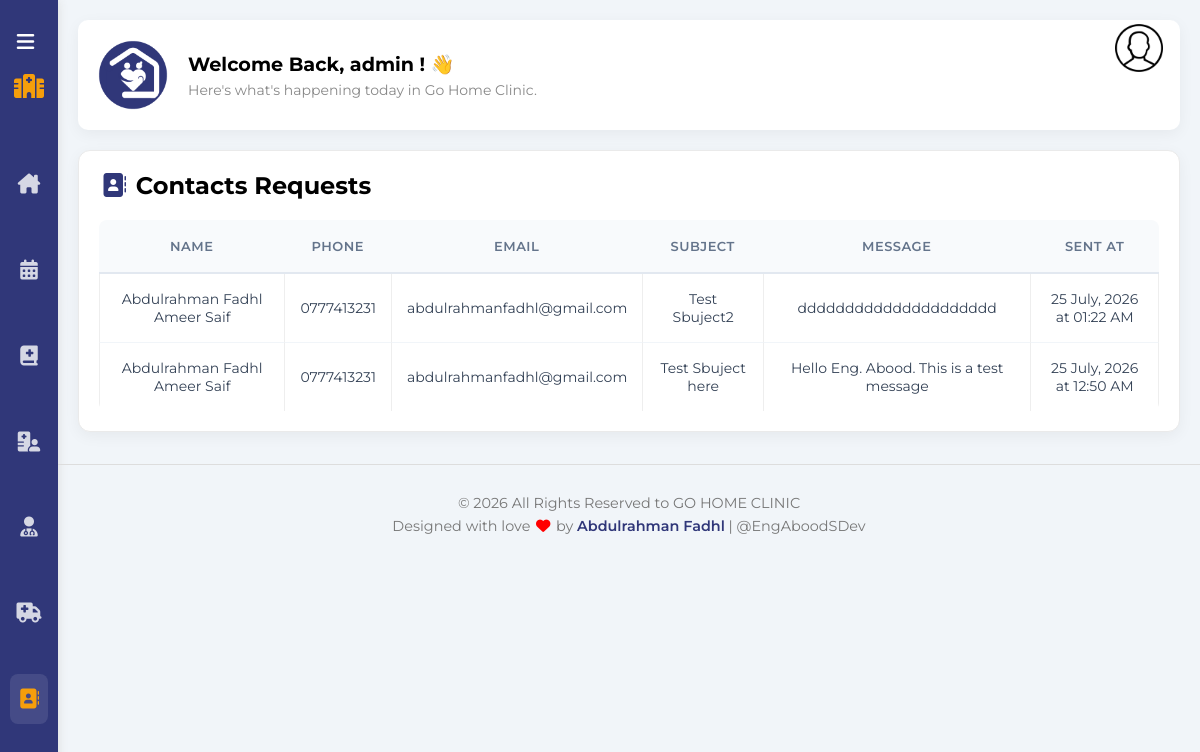
Screenshot of /Admin/adminContact.php (signed in) with the database file from the repository.
### tables this page shows
CREATE TABLE `contacts` (
  `id` bigint(20) NOT NULL,
  `name` varchar(100) NOT NULL,
  `phone` varchar(20) DEFAULT NULL,
  `email` varchar(500) NOT NULL,
  `subject` varchar(500) DEFAULT NULL,
  `message` text NOT NULL,
  `sent_at` timestamp NOT NULL DEFAULT current_timestamp()
);

### Admin/adminWebs.php (called while the page is built, shortened)
<?php
function currentAdminFname()
{
    return $_COOKIE['admin_fname'];
}
?>

### Admin/Admin.php (called while the page is built, shortened)
<?php
function getAllContacts(){
    $db = connectDB();
    $result = mysqli_query($db, "SELECT * FROM `contacts` ORDER BY `sent_at` DESC");
    $contacts = array();
    while ($row = mysqli_fetch_array($result)) {
        $contacts[] = $row;
    }
    return $contacts;
}
?>

### Admin/adminContact.php (the view, shortened to what this page needs)
<?php
require_once 'adminWebs.php';
require_once 'Admin.php';
$contacts = getAllContacts();
?>
<!DOCTYPE html>
<html lang="en">
<head>
    <link rel="stylesheet" href="../css/all.min.css" />
    <link rel="stylesheet" href="../css/framework.css">
    <link rel="stylesheet" href="../css/master.css">
</head>
<body>
    <div class="page d-flex">
        <div class="sidebar bg-white p-10 pt-20 pb-20  p-relative">
            <div class="toggle-btn" onclick="document.querySelector('.sidebar').classList.toggle('toggled')"
                style="cursor: pointer; text-align: right; color: white; margin-bottom: 20px; font-size: 20px;">
                <i class="fa-solid fa-bars"></i>
            </div>
            <div class="sidebar-title p-relative txt-c mt-0">
                <i class="fa-solid fa-hospital"></i>
            </div>
            <ul>
                <li>
                    <a class=" d-flex align-center fs-14 c-black rad-6 p-10" href="Dashboard.php">
                        <i class="fa-solid fa-house-chimney fa-fw"></i>
                    </a>
                </li>
                <li>
                    <a class="d-flex align-center fs-14 c-black rad-6 p-10" href="adminAbo.php">
                        <i class="fa-solid fa-calendar-days fa-fw"></i>
                    </a>
                </li>
                <li>
                    <a class="d-flex align-center fs-14 c-black rad-6 p-10" href="adminMed.php">
                        <i class="fa-solid fa-book-medical"></i>
                    </a>
                </li>
                <li>
                    <a class=" d-flex align-center fs-14 c-black rad-6 p-10" href="adminPat.php">
                        <i class="fa-solid fa-hospital-user fa-fw"></i>
                    </a>
                </li>
                <li>
                    <a class=" d-flex align-center fs-14 c-black rad-6 p-10" href="adminDoc.php">
                        <i class="fa-solid fa-user-doctor fa-fw"></i>
                    </a>
                </li>
                <li>
                    <a class=" d-flex align-center fs-14 c-black rad-6 p-10" href="adminVeh.php">
                        <i class="fa-solid fa-truck-medical"></i>
                    </a>
                </li>
                <li>
                    <a class="active d-flex align-center fs-14 c-black rad-6 p-10" href="adminContact.php">
                        <i class="fa-solid fa-address-book fa-fw"></i>
                    </a>
                </li>
            </ul>
        </div>
        <div class="content w-full">
            <div class="head p-15 bg-white between-flex"
                style="height: auto; border-radius: 10px;justify-content: flex-start; margin: 20px; box-shadow: 0 4px 15px rgba(0,0,0,0.05); align-items: center; flex-wrap: wrap; gap: 15px;">
                <img src="../imgs/logo-without-background.png" style="width: 80px; margin: 0px;" class="imgback m-0"
                    alt="">
                <div class="welcome-text">
                    <h3 class="m-0 c-black" style="font-size: 1.2rem;">Welcome Back,
                        <?php echo currentAdminFname(); ?> !
                        <span class="wave" style="display: inline-block;">👋</span>
                    </h3>
                    <p class="m-0 mt-5 c-grey fs-14">Here's what's happening today in Go Home Clinic.</p>
                </div>
                <div class="action d-flex align-center">
                    <div class="profile" onclick="menuToggle();" style="cursor: pointer; margin: 1.2rem;">
                        <img src=" ../imgs/user.png" alt="">
                    </div>
                </div>
            </div>
            <div class="projects p-20 bg-white rad-10 m-20">
                <h2 class="mt-0 mb-20"> <i class="fa-solid fa-address-book fa-fw c-blue"></i> Contacts Requests</h2>
                <div class="responsive-table">
                    <table class="fs-15 w-full">
                        <thead>
                            <tr>
                                <td>Name</td>
                                <td>Phone</td>
                                <td>Email</td>
                                <td>Subject</td>
                                <td>Message</td>
                                <td>Sent At</td>
                            </tr>
                        </thead>
                        <tbody>
                            <?php foreach ($contacts as $contact) : ?>
                            <tr>
                                <td><?php echo htmlspecialchars($contact["name"]); ?></td>
                                <td><?php echo htmlspecialchars($contact["phone"]); ?></td>
                                <td><?php echo htmlspecialchars($contact["email"]); ?></td>
                                <td><?php echo htmlspecialchars($contact["subject"]); ?></td>
                                <td><?php echo htmlspecialchars($contact["message"]); ?></td>
                                <td><?php echo date('d F, Y  \a\t h:i A', strtotime($contact["sent_at"])); ?>
                                </td>
                            </tr>
                            <?php endforeach; ?>
                        </tbody>
                    </table>
                </div>
            </div>
            <div class="admin-copyright">
                <p>© 2026 All Rights Reserved to GO HOME CLINIC</p>
                <p class="developer">Designed with love <i style="color: red;" class="fa fa-heart"></i>
                    by
                    <a href="mailto:abdulrahmanfadhl@gmail.com">Abdulrahman Fadhl</a>
                    | @EngAboodSDev
                </p>
            </div>
        </div>
    </div>
</body>
</html>

### css/framework.css (style rules this page uses)
:root { --blue-color: #303779; --blue-alt-color: #0d69d5; --orange-color: #f59e0b; --green-color: #22c55e; --red-color: #f44336; --grey-color: #888; }
.d-flex { display: flex; }
.align-center { align-items: center; }
.p-10 { padding: 10px; }
.p-15 { padding: 15px; }
.p-20 { padding: 20px; }
.pt-20 { padding-top: 20px; }
.pb-20 { padding-bottom: 20px; }
.m-0 { margin: 0; }
.m-20 { margin: 20px; }
.mt-0 { margin-top: 0; }
.mt-5 { margin-top: 5px; }
.mb-20 { margin-bottom: 20px; }
.bg-white { background-color: white; }
.c-black { color: black; }
.c-grey { color: var(--grey-color); }
.c-blue { color: var(--blue-color); }
.p-relative { position: relative; }
.txt-c { text-align: center; }
.fs-14 { font-size: 14px; }
.fs-15 { font-size: 15px; }
.rad-6 { border-radius: 6px; }
.rad-10 { border-radius: 10px; }
.w-full { width: 100%; }
.between-flex { display: flex; align-items: center; justify-content: space-between; }

### rows the page displays
contacts: name "Abdulrahman Fadhl Ameer Saif", phone "0777413231", email "abdulrahmanfadhl@gmail.com", subject "Test Sbuject2", message "ddddddddddddddddddddd", sent_at "25 July, 2026 at 01:22 AM"
contacts: name "Abdulrahman Fadhl Ameer Saif", phone "0777413231", email "abdulrahmanfadhl@gmail.com", subject "Test Sbuject here", message "Hello Eng. Abood. This is a test message", sent_at "25 July, 2026 at 12:50 AM"

### other values shown
currentAdminFname() "admin"
